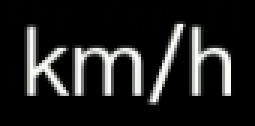
#> input picture kmh.png, 85 x 42 px (shown 3 times larger)
$ python template_matching_1.py
#> lines starting #> are read from the running program, lines starting #| are printed output that depends on the picture
### auto_labeling/preprocessing.py
import cv2
import numpy as np

# 功能：图像预处理
# 内容：gamma校正 + 高斯滤波 + 图像锐化 + 边缘提取

def gamma_correction(image, gamma=1.0):
    """使用向量化操作优化的Gamma校正"""
    if gamma <= 0:
        raise ValueError("Gamma值必须大于0")
    inv_gamma = 1.0 / gamma
    table = np.power(np.arange(256)/255.0, inv_gamma) * 255
    table = np.clip(table, 0, 255).astype("uint8")
    return cv2.LUT(image, table)

def preprocess_v_channel(v_channel):
    """对V通道进行预处理——gamma校正+高斯滤波+锐化"""
    gamma = 1.5
    gamma_corrected = gamma_correction(v_channel, gamma)
    blurred = cv2.GaussianBlur(gamma_corrected, (5, 5), 0)
    kernel = np.array([[0, -1, 0], [-1, 5, -1], [0, -1, 0]], dtype=np.float32)
    sharpened = cv2.filter2D(blurred, -1, kernel)
    return sharpened

# [19 lines left out: function main, not called in this run]

# [2 lines that do not run on import are left out]

### auto_labeling/template_matching/template_matching_1.py
import cv2
import numpy as np
import os
import time
from concurrent.futures import ThreadPoolExecutor
from ..preprocessing import preprocess_v_channel
from natsort import natsorted
import shutil  # 用于删除文件夹内容

# =================== 清空文件夹函数 ===================
def clear_folder(folder_path):
    """ 清空指定文件夹中的所有内容（文件和子文件夹）"""
    if not os.path.exists(folder_path):
        return  # 文件夹不存在，无需处理

    for filename in os.listdir(folder_path):
        file_path = os.path.join(folder_path, filename)
        try:
            if os.path.isfile(file_path) or os.path.islink(file_path):
                os.unlink(file_path)
            elif os.path.isdir(file_path):
                shutil.rmtree(file_path)
        except Exception as e:
            print(f"无法删除 {file_path}. 原因: {e}")

# =================== 参数配置 ===================
INPUT_FOLDER = 'TemporaryResources/ARHUD/'
OUTPUT_FOLDER = 'Matched_Results/'
MAX_CONCURRENT_JOBS = 4  # 并行线程数
SCALE_RATIO = 1          # 图像缩放比例 (显著影响速度)
FLANN_CHECKS = 50        # FLANN 匹配精度（越低，精度越低）
MATCH_THRESHOLD = 30     # 匹配率阈值（百分比）

# =================== 工具函数 ===================

def resize_image(img, scale_ratio):
    """ 缩放图像，减少计算量 """
    return cv2.resize(img, None, fx=scale_ratio, fy=scale_ratio, interpolation=cv2.INTER_AREA)

# [54 lines left out: function process_single_image, not called in this run]

# =================== 主函数 ===================

def main():
    # 1. 预处理模板图像
    template_bgr = cv2.imread('../../kmh.png')
#> template_bgr is the input picture: shape (42, 85, 3); mean B, G, R 32, 32.4, 32.1
    if template_bgr is None:
        print("模板图像读取失败")
        return

    template_hsv = cv2.cvtColor(template_bgr, cv2.COLOR_BGR2HSV)
#> template_hsv: shape (42, 85, 3); mean H, S, V 11.1, 5.7, 32.5
    _, _, template_v = cv2.split(template_hsv)
    template_gray = preprocess_v_channel(template_v)
#> in gamma_correction, `return cv2.LUT(image, table)`:
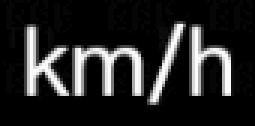
#> returned value: shape (42, 85) (shown 3 times larger); min 0, max 253, mean 37.7
#> in preprocess_v_channel, `blurred = cv2.GaussianBlur(gamma_corrected, (5, 5), 0)`:
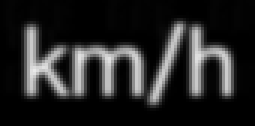
#> blurred: shape (42, 85) (shown 3 times larger); min 0, max 233, mean 37.7
#> in preprocess_v_channel, `sharpened = cv2.filter2D(blurred, -1, kernel)`:
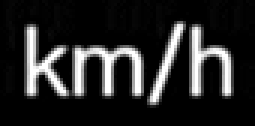
#> sharpened: shape (42, 85) (shown 3 times larger); min 0, max 255, mean 39.6
    template_gray = resize_image(template_gray, SCALE_RATIO)
    sift = cv2.SIFT_create()
    kp1, des1 = sift.detectAndCompute(template_gray, None)
#> kp1 = 47 keypoints; strongest (x, y, size): (36, 29, 2.7), (75, 30, 2.6), (46, 30, 2.6), (65, 29, 2.8)

    # 2. 设置输出文件夹
    output_folder = 'Matched_Results/'
    os.makedirs(output_folder, exist_ok=True)
    clear_folder(output_folder)  # 清空文件夹内容

    # 3. 准备图像文件列表
#> (the run stopped early here; a loop or call above may not have finished)

$ run again, with 0.PNG copied over kmh.png
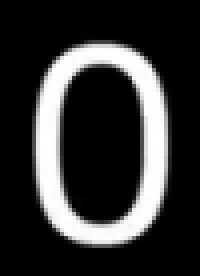
#> input picture 0.PNG, 50 x 69 px (shown 4 times larger)
#> in main, template_bgr is the input picture: shape (69, 50, 3); mean B, G, R 52.3, 52.3, 52.4
#> template_hsv: shape (69, 50, 3); mean H, S, V 3.7, 1.3, 52.4
#> in gamma_correction, `return cv2.LUT(image, table)`:
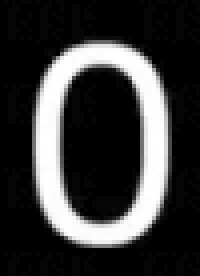
#> returned value: shape (69, 50) (shown 4 times larger); min 0, max 255, mean 56.9
#> in preprocess_v_channel, `blurred = cv2.GaussianBlur(gamma_corrected, (5, 5), 0)`:
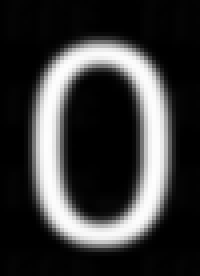
#> blurred: shape (69, 50) (shown 4 times larger); min 0, max 254, mean 56.8
#> kp1 = 4 keypoints; (x, y, size): (25, 45, 10.4), (25, 45, 10.4), (25, 26, 10.3), (25, 26, 10.3)

$ run again, with find2.png copied over kmh.png
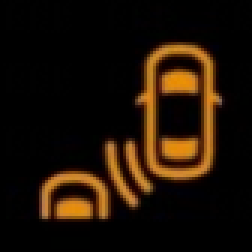
#> input picture find2.png, 84 x 84 px (shown 3 times larger)
#> in main, template_bgr is the input picture: shape (84, 84, 3); mean B, G, R 5.5, 17.2, 29.4
#> template_hsv: shape (84, 84, 3); mean H, S, V 16.1, 96.9, 29.6
#> in main, `_, _, template_v = cv2.split(template_hsv)`:
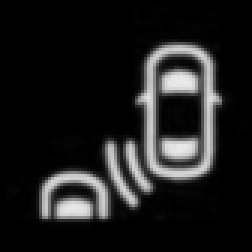
#> template_v: shape (84, 84) (shown 3 times larger); min 0, max 236, mean 29.6
#> in preprocess_v_channel, `blurred = cv2.GaussianBlur(gamma_corrected, (5, 5), 0)`:
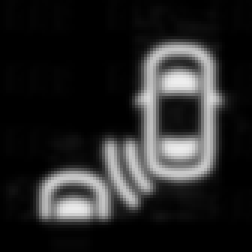
#> blurred: shape (84, 84) (shown 3 times larger); min 0, max 238, mean 38.5
#> kp1 = 42 keypoints; strongest (x, y, size): (60, 27, 5.4), (59, 38, 8.6), (44, 67, 3), (63, 21, 3.7)
